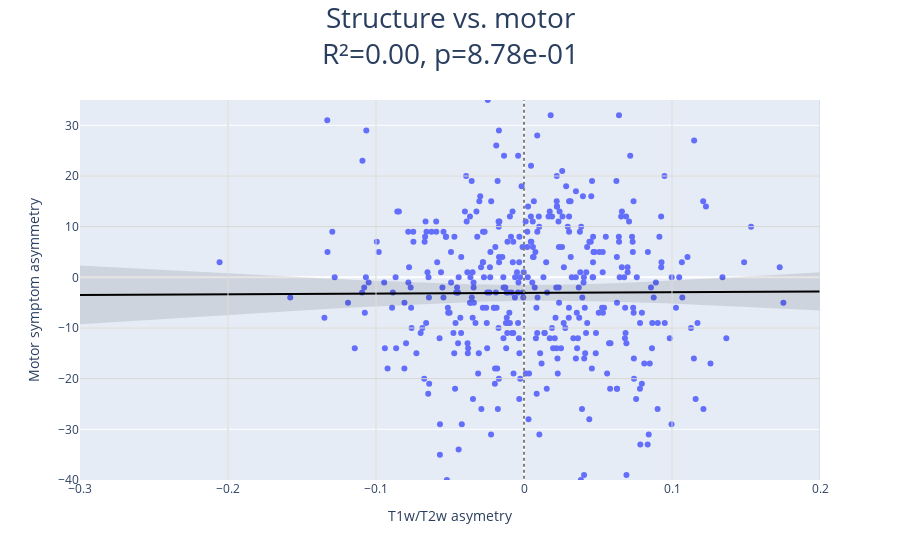

The notebook cell this image was saved under:
### Code cell
import numpy as np
import plotly.express as px
import plotly.graph_objects as go
import statsmodels.api as sm

# Calcul de la régression linéaire
x = putamen_asymetry.loc[df_msa_filtered.loc[df_common_filtered.index].index].values
y = df_msa_filtered.loc[df_common_filtered.index]['asymetry'].values

mask = ~np.isnan(x) & ~np.isnan(y)
x_clean = x[mask]
y_clean = y[mask]

X = sm.add_constant(x_clean)
model = sm.OLS(y_clean, X).fit()
pred = model.get_prediction(X)
pred_summary = pred.summary_frame(alpha=0.05)

# R² et p-value
r2 = model.rsquared
pval = model.pvalues[1]

# Scatter plot sans légende, titre avec R² et p
fig = px.scatter(
    x=x_clean,
    y=y_clean,
    labels={'x': 'T1w/T2w asymetry', 'y': 'Motor symptom asymmetry'},
    title=f'Structure vs. motor<br>R²={r2:.2f}, p={pval:.2e}'
)
fig.update_layout(
    title={
        'text': f'Structure vs. motor<br>R²={r2:.2f}, p={pval:.2e}',
        'y':0.95,
        'x':0.5,
        'xanchor': 'center',
        'yanchor': 'top',
        'font': dict(size=28)
    }
)
fig.update_layout(showlegend=False)

# Ajouter les lignes pointillées x=0 et y=0
fig.add_shape(type="line", x0=0, x1=0, y0=y_clean.min(), y1=y_clean.max(),
              line=dict(color="gray", width=2, dash="dot"))
# Ajouter des lignes verticales x=0.1, x=-0.1, x=-0.2, x=0.2 et horizontales y=5, y=-5, y=10, y=-10 en gris clair, trait plein et fin
for x_val in [0.1, -0.1, -0.2, 0.2]:
    fig.add_shape(
        type="line",
        x0=x_val, x1=x_val,
        y0=y_clean.min(), y1=y_clean.max(),
        line=dict(color="lightgray", width=1, dash="solid")
    )
for y_val in [20, -20, 10, -10]:
    fig.add_shape(
        type="line",
        x0=x_clean.min(), x1=x_clean.max(),
        y0=y_val, y1=y_val,
        line=dict(color="lightgray", width=1, dash="solid")
    )

# Tracer la droite de régression et l'IC 95%
x_sorted_idx = np.argsort(x_clean)
fig.add_traces([
    go.Scatter(
        x=x_clean[x_sorted_idx],
        y=pred_summary['mean'][x_sorted_idx],
        mode='lines',
        name='Linear fit',
        line=dict(color='black', width=2),
        showlegend=False
    ),
    go.Scatter(
        x=np.concatenate([x_clean[x_sorted_idx], x_clean[x_sorted_idx][::-1]]),
        y=np.concatenate([pred_summary['mean_ci_upper'][x_sorted_idx], pred_summary['mean_ci_lower'][x_sorted_idx][::-1]]),
        fill='toself',
        fillcolor='rgba(0,0,0,0.1)',
        line=dict(color='black', width=0, dash='dash'),
        name='95% CI',
        showlegend=False
    )
])

fig.update_xaxes(range=[-0.3, 0.2])
fig.update_yaxes(range=[-40, 35])
fig.show()
fig.write_image("/NAS/deathrow/protocoles/predistim/screenshots/asymetry_structureVSmotor.png")

### Figure 1 — Plotly figure (JSON) as saved in the notebook; plotly's stock layout.template omitted (floating-point values rounded to 4 significant figures; data arrays with more than 128 entries replaced by an {"elided": "..."} marker saying what was removed)
{"data": [{"hovertemplate": "T1w/T2w asymetry=%{x}<br>Motor symptom asymmetry=%{y}<extra></extra>", "legendgroup": "", "marker": {"color": "#636efa", "symbol": "circle"}, "mode": "markers", "name": "", "orientation": "v", "showlegend": false, "type": "scatter", "x": {"elided": "427 float values"}, "xaxis": "x", "y": {"elided": "427 int values"}, "yaxis": "y"}, {"line": {"color": "black", "width": 2}, "mode": "lines", "name": "Linear fit", "showlegend": false, "type": "scatter", "x": {"elided": "427 float values"}, "y": {"elided": "427 float values"}}, {"fill": "toself", "fillcolor": "rgba(0,0,0,0.1)", "line": {"color": "black", "dash": "dash", "width": 0}, "name": "95% CI", "showlegend": false, "type": "scatter", "x": {"elided": "854 float values"}, "y": {"elided": "854 float values"}}], "layout": {"legend": {"tracegroupgap": 0}, "shapes": [{"line": {"color": "gray", "dash": "dot", "width": 2}, "type": "line", "x0": 0, "x1": 0, "y0": -67, "y1": 53}, {"line": {"color": "lightgray", "dash": "solid", "width": 1}, "type": "line", "x0": 0.1, "x1": 0.1, "y0": -67, "y1": 53}, {"line": {"color": "lightgray", "dash": "solid", "width": 1}, "type": "line", "x0": -0.1, "x1": -0.1, "y0": -67, "y1": 53}, {"line": {"color": "lightgray", "dash": "solid", "width": 1}, "type": "line", "x0": -0.2, "x1": -0.2, "y0": -67, "y1": 53}, {"line": {"color": "lightgray", "dash": "solid", "width": 1}, "type": "line", "x0": 0.2, "x1": 0.2, "y0": -67, "y1": 53}, {"line": {"color": "lightgray", "dash": "solid", "width": 1}, "type": "line", "x0": -0.3926, "x1": 1.059, "y0": 20, "y1": 20}, {"line": {"color": "lightgray", "dash": "solid", "width": 1}, "type": "line", "x0": -0.3926, "x1": 1.059, "y0": -20, "y1": -20}, {"line": {"color": "lightgray", "dash": "solid", "width": 1}, "type": "line", "x0": -0.3926, "x1": 1.059, "y0": 10, "y1": 10}, {"line": {"color": "lightgray", "dash": "solid", "width": 1}, "type": "line", "x0": -0.3926, "x1": 1.059, "y0": -10, "y1": -10}], "showlegend": false, "title": {"font": {"size": 28}, "text": "Structure vs. motor<br>R²=0.00, p=8.78e-01", "x": 0.5, "xanchor": "center", "y": 0.95, "yanchor": "top"}, "xaxis": {"anchor": "y", "domain": [0, 1], "range": [-0.3, 0.2], "title": {"text": "T1w/T2w asymetry"}}, "yaxis": {"anchor": "x", "domain": [0, 1], "range": [-40, 35], "title": {"text": "Motor symptom asymmetry"}}}}
